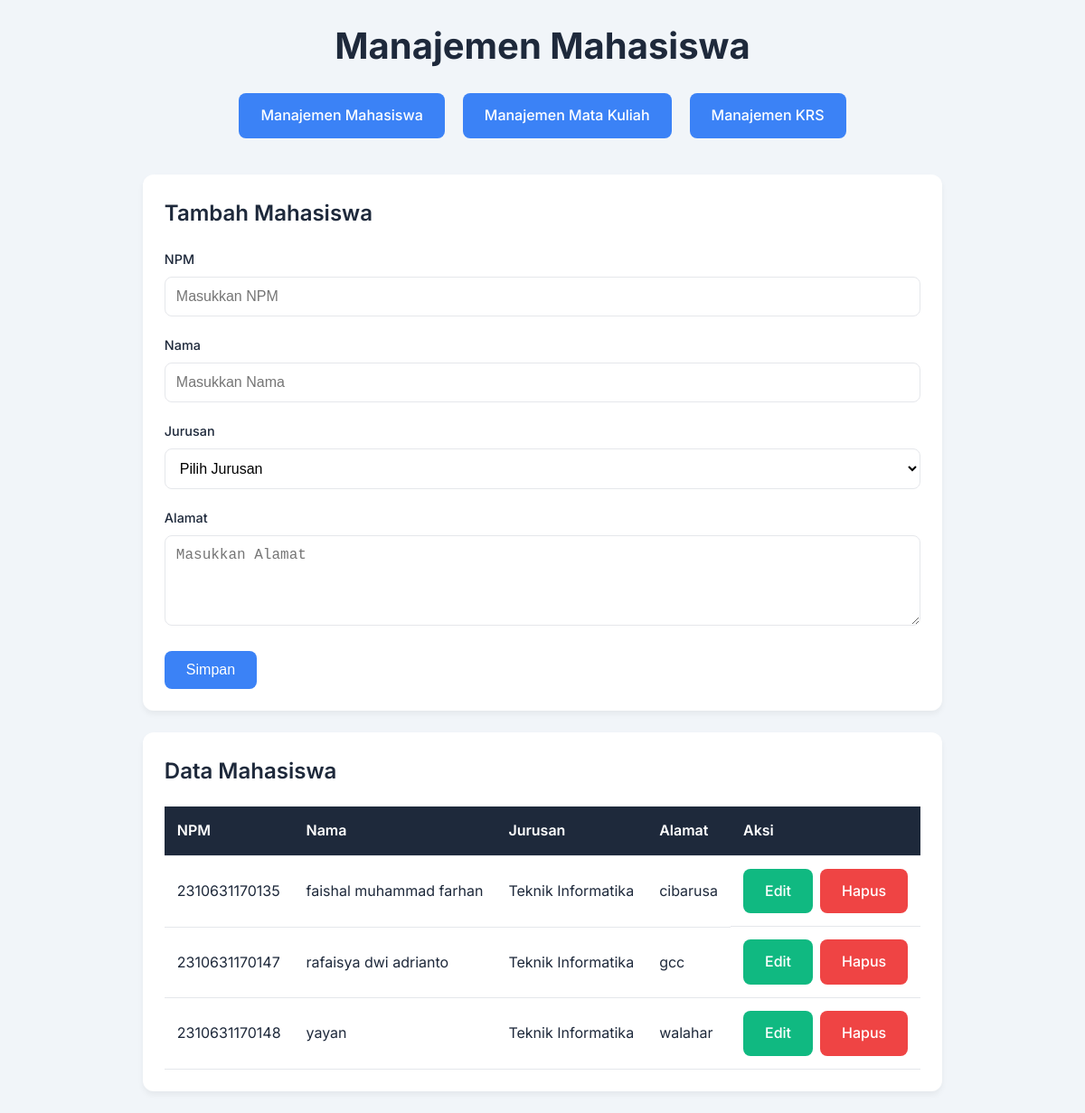
The page /mahasiswa.php on the database its author committed.
### tables this page shows
CREATE TABLE `mahasiswa` (
  `npm` char(13) NOT NULL,
  `nama` varchar(50) NOT NULL,
  `jurusan` enum('Teknik Informatika','Sistem Informasi') NOT NULL,
  `alamat` text DEFAULT NULL
);

### mahasiswa.php (the view, shortened to what this page needs)
<?php
include "connection.php";
$mahasiswa = $conn->query("SELECT * FROM mahasiswa");
?>
<!DOCTYPE html>
<html lang="id">
<head>
    <link rel="stylesheet" href="style.css">
</head>
<body>
    <div class="container">
        <header class="mhs">
            <h1>Manajemen Mahasiswa</h1>
            <div class="navigation">
                <a href="mahasiswa.php" class="btn btn-primary">Manajemen Mahasiswa</a>
                <a href="matakuliah.php" class="btn btn-primary">Manajemen Mata Kuliah</a>
                <a href="krs.php" class="btn btn-primary">Manajemen KRS</a>
            </div>
        </header>
        <div class="card">
            <h2>Tambah Mahasiswa</h2>
            <form method="POST" action="tambah_mahasiswa.php">
                <div class="form-group">
                    <label for="npm">NPM</label>
                    <input type="text" id="npm" name="npm" placeholder="Masukkan NPM" required>
                </div>
                <div class="form-group">
                    <label for="nama">Nama</label>
                    <input type="text" id="nama" name="nama" placeholder="Masukkan Nama" required>
                </div>
                <div class="form-group">
                    <label for="jurusan">Jurusan</label>
                    <select id="jurusan" name="jurusan" required>
                        <option value="">Pilih Jurusan</option>
                    </select>
                </div>
                <div class="form-group">
                    <label for="alamat">Alamat</label>
                    <textarea id="alamat" name="alamat" placeholder="Masukkan Alamat" required></textarea>
                </div>
                <button type="submit" class="btn btn-primary">Simpan</button>
            </form>
        </div>
        <div class="card">
            <h2>Data Mahasiswa</h2>
            <table>
                <thead>
                    <tr><th>NPM</th><th>Nama</th><th>Jurusan</th><th>Alamat</th><th>Aksi</th></tr>
                </thead>
                <tbody>
                    <?php while($m = $mahasiswa->fetch_assoc()): ?>
                        <tr>
                            <td><?= $m['npm'] ?></td>
                            <td><?= $m['nama'] ?></td>
                            <td><?= $m['jurusan'] ?></td>
                            <td><?= $m['alamat'] ?></td>
                            <td class="actions">
                                <a href="edit_mahasiswa.php?npm=<?= $m['npm'] ?>" class="btn btn-success">Edit</a>
                                <a href="hapus_mahasiswa.php?npm=<?= $m['npm'] ?>" class="btn btn-danger" onclick="return confirm('Hapus?')">Hapus</a>
                            </td>
                        </tr>
                    <?php endwhile; ?>
                </tbody>
            </table>
        </div>
    </div>
</body>
</html>

### style.css (style rules this page uses)
:root { --primary-color: #1e293b; --accent-color: #3b82f6; --success-color: #10b981; --danger-color: #ef4444; --background: #f1f5f9; --card-bg: #ffffff; --text-color: #1e293b; --border-color: #e5e7eb; --shadow: 0 4px 6px rgba(0, 0, 0, 0.05); --secondary-color: #6b7280; }
* { box-sizing: border-box; margin: 0; padding: 0; }
body { height: 100vh; width: 100%; display: flex; justify-content: center; align-items: center; font-family: 'Inter', sans-serif; background-color: var(--background); color: var(--text-color); line-height: 1.6; }
.container { max-width: 1200px; margin: 40px auto; padding: 0 20px; }
header { text-align: center; margin-bottom: 40px; display: flex; justify-content: space-between; align-items: center; }
header h1 { font-size: 2.5rem; font-weight: 700; color: var(--primary-color); }
.mhs { display: flex; justify-content: space-between; align-items: center; flex-direction: column; padding-top: 450px; }
.navigation { display: flex; flex-wrap: wrap; padding-top: 20px; gap: 20px; justify-content: center; }
.card { background: var(--card-bg); border-radius: 12px; padding: 24px; margin-bottom: 24px; box-shadow: var(--shadow); width: 100%; }
.card h2 { font-size: 1.5rem; font-weight: 600; width: 100%; margin-bottom: 20px; }
.form-group { margin-bottom: 20px; }
.form-group label { display: block; font-size: 0.9rem; font-weight: 500; margin-bottom: 8px; color: var(--text-color); }
.form-group input, .form-group select, .form-group textarea { width: 100%; padding: 12px; border: 1px solid var(--border-color); border-radius: 8px; font-size: 1rem; background: #fff; transition: border-color 0.2s ease; }
.form-group textarea { resize: vertical; min-height: 100px; }
.btn { display: inline-block; padding: 12px 24px; border: none; border-radius: 8px; font-size: 1rem; font-weight: 500; text-align: center; cursor: pointer; text-decoration: none; transition: all 0.2s ease; }
.btn-primary { background: var(--accent-color); color: #fff; }
.btn-success { background: var(--success-color); color: #fff; }
.btn-danger { background: var(--danger-color); color: #fff; }
table { width: 100%; border-collapse: collapse; margin-top: 20px; }
thead { background: var(--primary-color); color: #fff; }
th, td { padding: 14px; text-align: left; border-bottom: 1px solid var(--border-color); }
th { font-weight: 600; }
td.actions { display: flex; gap: 8px; }

### rows shown on the page
mahasiswa: npm "2310631170135", nama "faishal muhammad farhan", jurusan "Teknik Informatika", alamat "cibarusa"
mahasiswa: npm "2310631170147", nama "rafaisya dwi adrianto", jurusan "Teknik Informatika", alamat "gcc"
mahasiswa: npm "2310631170148", nama "yayan", jurusan "Teknik Informatika", alamat "walahar"
